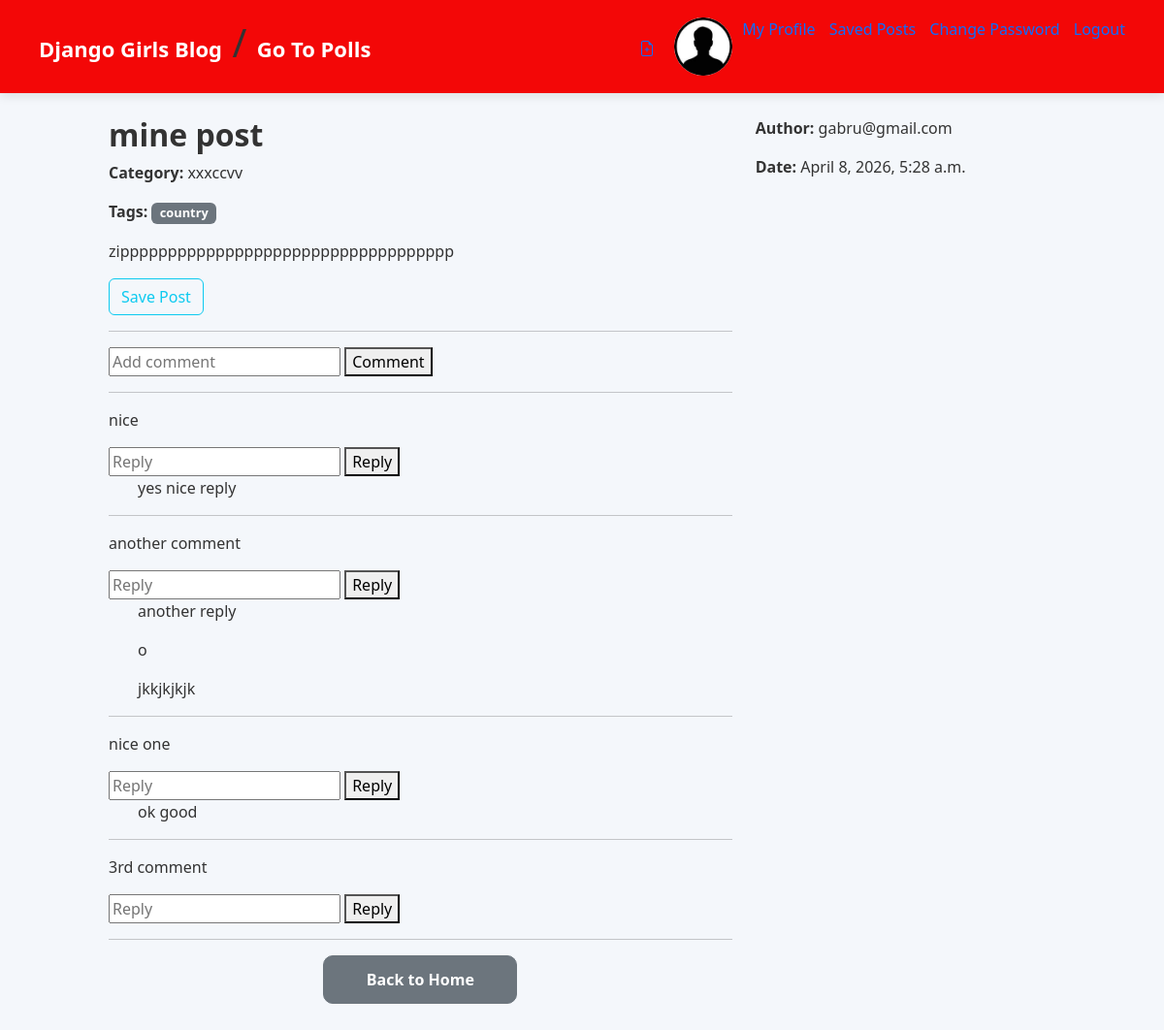
The page /post_detail/73/ (signed in) on the database as committed earlier.
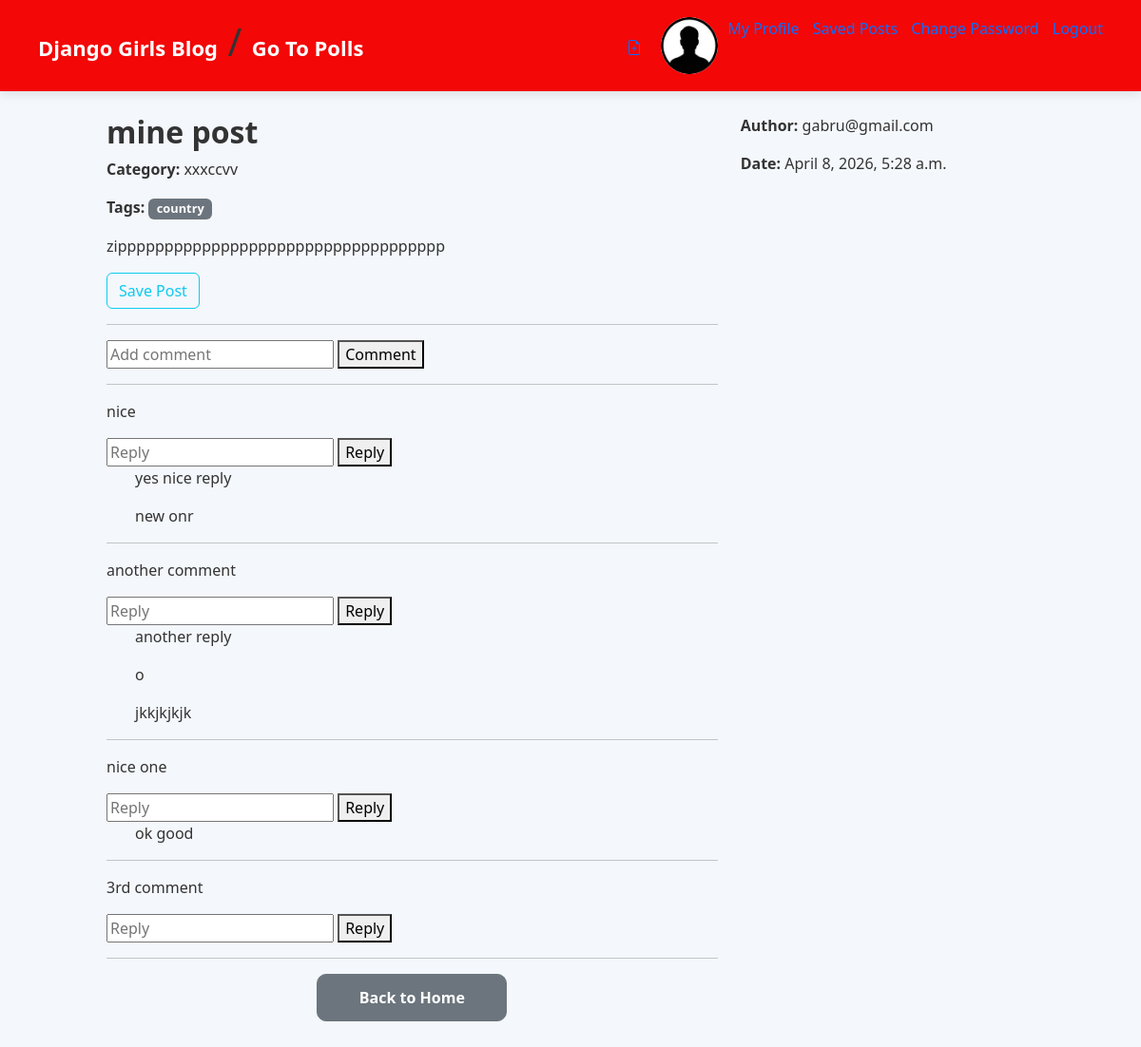
The same page on the database as committed later.
### blog/models.py (models this page shows, shortened)
class Tag(models.Model):
    name = models.CharField(max_length=50)

class Comment(models.Model):
    post = models.ForeignKey(
        Post,
        on_delete=models.CASCADE,
        related_name="comments"
    )
    user = models.ForeignKey(
        settings.AUTH_USER_MODEL,
        on_delete=models.CASCADE
    )
    text = models.TextField()
    created_at = models.DateTimeField(auto_now_add=True)

class Reply(models.Model):
    comment=models.ForeignKey(
        Comment,
        on_delete=models.CASCADE,
        related_name="replies"
    )
    user = models.ForeignKey(
        settings.AUTH_USER_MODEL,
        on_delete=models.CASCADE
    )
    text = models.TextField()
    created_at = models.DateTimeField(auto_now_add=True)

### blog/views.py (the view, shortened to what this page needs)
# urls.py: path("post_detail/<int:pk>/",views.post_detail,name="post_detail"),
def post_detail(request, pk):
    post = get_object_or_404(Post, pk=pk)
    likes=post.like.count()
    print(likes)
    categories = Category.objects.all()
    tags = Tag.objects.all()
    form = PostForm(instance=post)
    is_today = post.created_date.date() == timezone.now().date()
    return render(request, "blog/blog_detail.html", {
        "post": post,
        "today": is_today,
        "category": categories,
        "tags": tags,
        "form": form
    })

### blog/form.py (shortened to what this page needs)
class PostForm(forms.ModelForm):
    title = forms.CharField(strip=False)
    text = forms.CharField(strip=False)
    class Meta:
        model = Post
        fields = ('title', 'text','category','tags','image','thumbnail_image','is_private')
        widgets = {
            "title": forms.TextInput(attrs={"class": "form-control"}),
            "text": forms.Textarea(attrs={"class": "form-control"}),
            "category": forms.Select(attrs={"class": "form-control"}),
            "tags": forms.SelectMultiple(attrs={"class": "form-control"}),
            "image": forms.ClearableFileInput(attrs={"class": "form-control"}),
            "thumbnail_image": forms.ClearableFileInput(attrs={"class": "form-control"}),
            "is_private": forms.CheckboxInput(attrs={"class": "form-check-input"}),
        }

### blog/models.py (called while the page is built)
    def __str__(self):
        return self.email

    def __str__(self):
        return self.name

### blog/templates/blog/blog_detail.html (shortened to what this page needs)
{% extends 'blog/base.html' %} {% block content %}
<div class="row">
  <div class="col-md-8">
    <h2>{{ post.title }}</h2>
    <p><strong>Category:</strong> {{ post.category }}</p>
    <p>
      <strong>Tags:</strong>
      {% for tag in post.tags.all %}
      <span class="badge bg-secondary">{{ tag.name }}</span>
      {% endfor %}
    </p>
    <p>{{ post.text }}</p>
    {% if request.user.is_authenticated %}
    <div class="mb-3">
      <a href="{% url 'save_post' pk=post.pk %}" class="btn btn-outline-info">
        {% if request.user in post.saved_post.all %}Unsave Post{% else %}Save
        Post{% endif %}
      </a>
    </div>
    {% endif %}
    <hr />
    {% if request.user.is_authenticated %}
    <form method="POST">
      <input type="text" name="comment" placeholder="Add comment" />
      <button type="submit">Comment</button>
    </form>
    {% endif %}
    <hr />
    {% for comment in post.comments.all %}
    <p>{{ comment.text }}</p>
    <form method="POST">
      <input type="text" name="reply" placeholder="Reply" />
      <button type="submit">Reply</button>
    </form>
    {% for reply in comment.replies.all %}
    <p style="margin-left: 30px">{{ reply.text }}</p>
    {% endfor %}
    <hr />
    {% endfor %}
    <a href="{% url 'homeApp' %}" class="btn btn-secondary mt-3">
      Back to Home
    </a>
  </div>
  <div class="col-md-4">
    <p><strong>Author:</strong> {{ post.author }}</p>
    <p><strong>Date:</strong> {{ post.created_date }}</p>
  </div>
</div>
{% endblock %}

Rows that differ between the two databases and show on the page:
added Reply: text "new onr", shown under Comment "nice"
